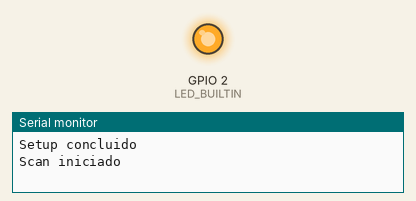
The sketch below on a simulated ESP32. Parts: output pins drawn as LEDs (lit = HIGH), the last lines printed to the serial monitor. A WiFi scan finds three made-up networks.

Above: at 1.1 s.
At 4.6 s:
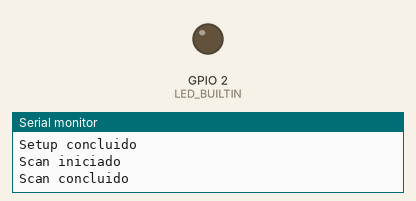
Timing chart, 0 to 9.2 s (numbered marks = the images above):
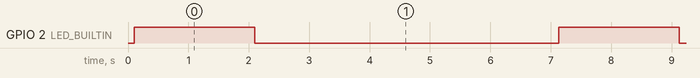

Measured:
- by itself, GPIO 2 (LED_BUILTIN): alternates HIGH for 2.0 s and LOW for 5.0 s

The sketch:

rastreador.ino
```cpp
#include "WiFi.h"

void setup() {
  while (!Serial) delay(100);
  Serial.begin(115200);

  WiFi.mode(WIFI_STA);
  WiFi.disconnect();
  delay(100);

  pinMode(LED_BUILTIN, OUTPUT);

  Serial.println("Setup concluido");
}

void loop() {
  Serial.println("Scan iniciado");
  digitalWrite(LED_BUILTIN, HIGH);

  String antena = "antena";

  int n = WiFi.scanNetworks();

  Serial.println("Scan concluido");
  digitalWrite(LED_BUILTIN, LOW);

  if (n == 0) {
    Serial.println("Nenhuma rede encontrada");
  } else {
    for (int i = 0; i < n; ++i) {
      if (WiFi.SSID(i) == "antena1" || WiFi.SSID(i) == "antena2") {
        Serial.print("Antena encontrada: ");
        Serial.println(WiFi.SSID(i).c_str());
        Serial.print("Potencia sinal: ");
        Serial.println(WiFi.RSSI(i));
      }
      delay(10);
    }
  }
  Serial.println("");

  WiFi.scanDelete();

  delay(5000);
}
```
